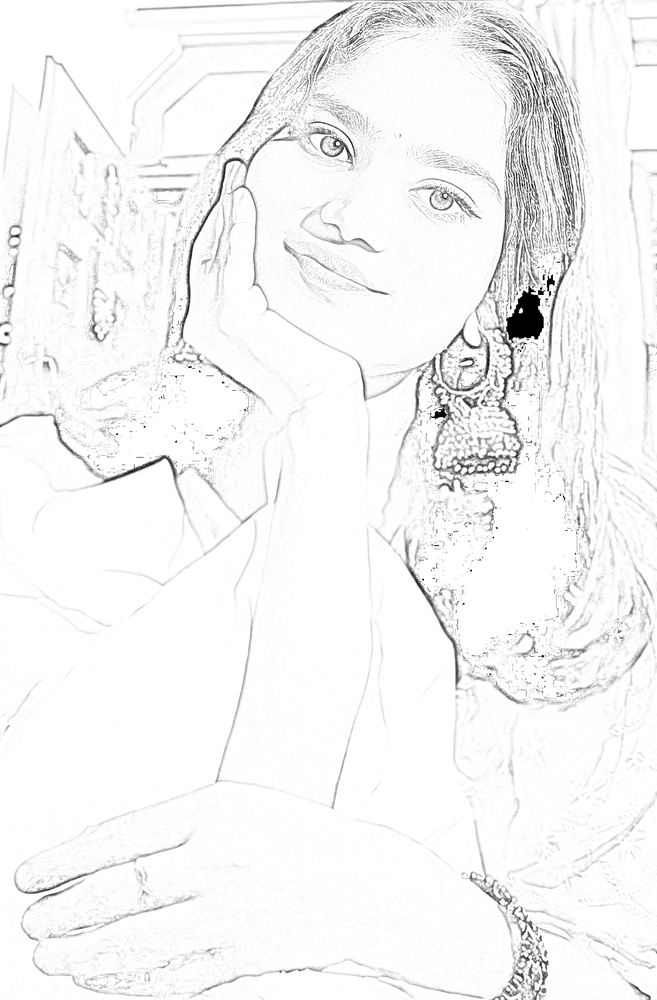
#> input picture server/sketch_Y.1.jpg, 657 x 1000 px, shrunk from 1426 x 2170 before the run
$ python -i sketch.py   (imports and definitions only)
#> lines starting #> are read from the running program, lines starting #| are printed output that depends on the picture
### server/utils/file_handler.py
import os
import uuid

def get_processed_path(filename="processed.png"):
    base = "temp_outputs"
    os.makedirs(base, exist_ok=True)
    return os.path.join(base, f"{uuid.uuid4().hex}_{filename}")

### server/utils/sketch.py
import cv2
import numpy as np
from PIL import Image
import io
from utils.file_handler import get_processed_path

def generate_sketch(uploaded_file):
#> called with uploaded_file = '../sketch_Y.1.jpg'
    image = Image.open(uploaded_file).convert("RGB")
    img = np.array(image)

    gray = cv2.cvtColor(img, cv2.COLOR_RGB2GRAY)
#> gray is the input picture: shape (1000, 657); min 0, max 255, mean 244.9
    inv = 255 - gray
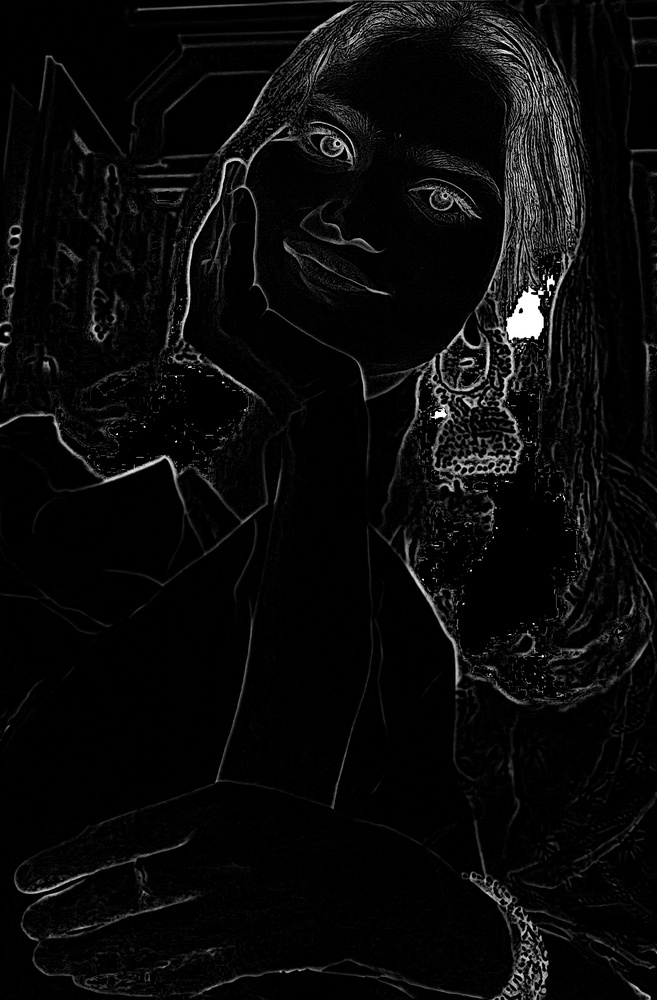
#> inv: shape (1000, 657); min 0, max 255, mean 10.1
    blur = cv2.GaussianBlur(inv, (21, 21), 0)
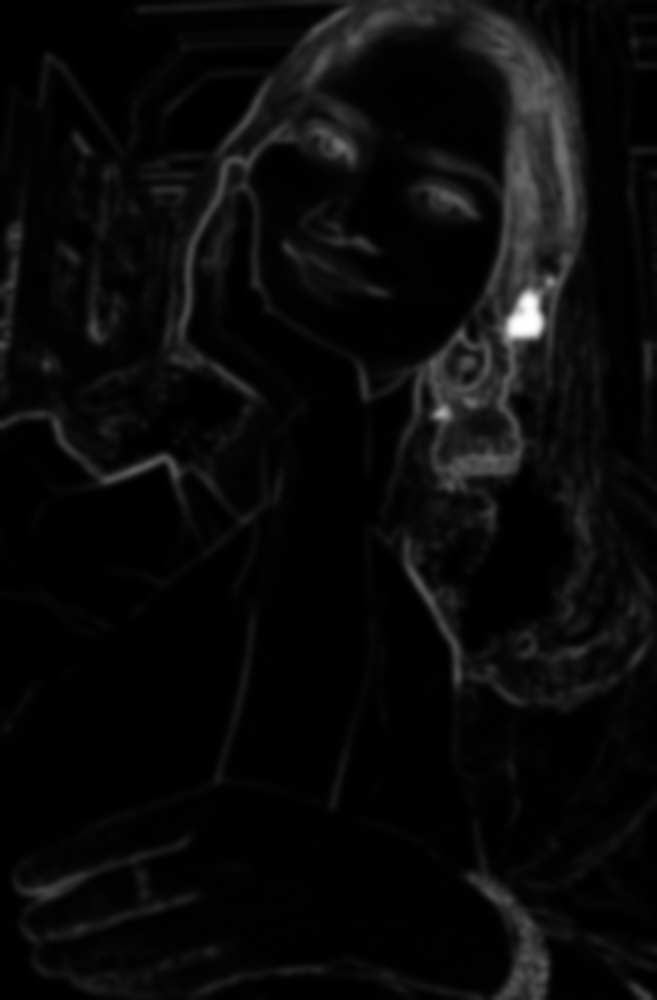
#> blur: shape (1000, 657); min 0, max 255, mean 10
    sketch = cv2.divide(gray, 255 - blur, scale=256)
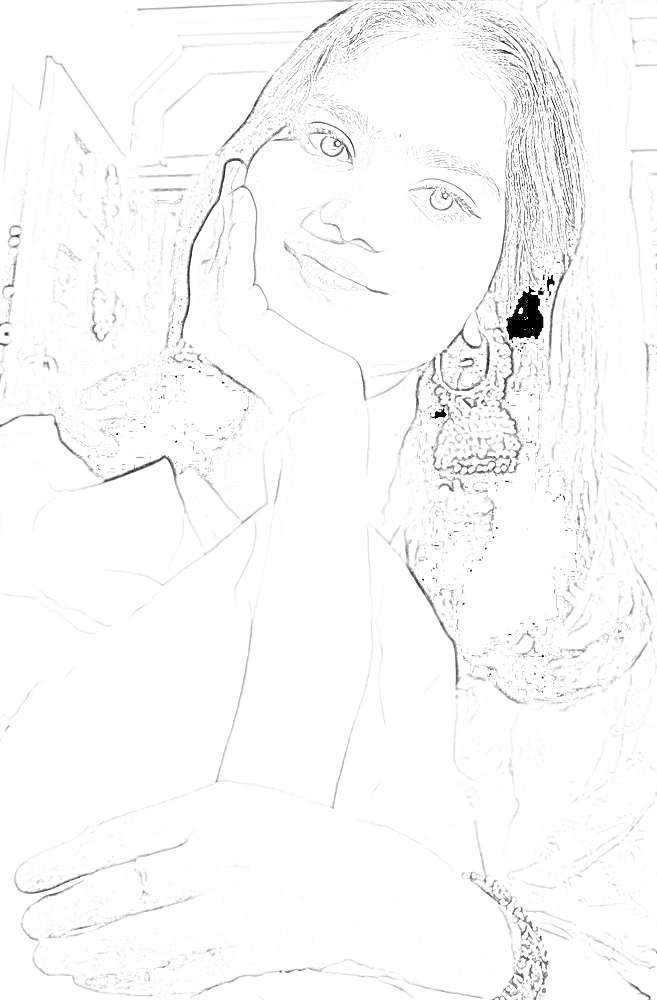
#> sketch: shape (1000, 657); min 0, max 255, mean 249.9

    sketch_colored = cv2.cvtColor(sketch, cv2.COLOR_GRAY2RGB)

    output_path = get_processed_path()
    cv2.imwrite(output_path, sketch_colored)

    return output_path

>>> result = generate_sketch('../sketch_Y.1.jpg')

$ run again, on server/sketch_y3.jpg
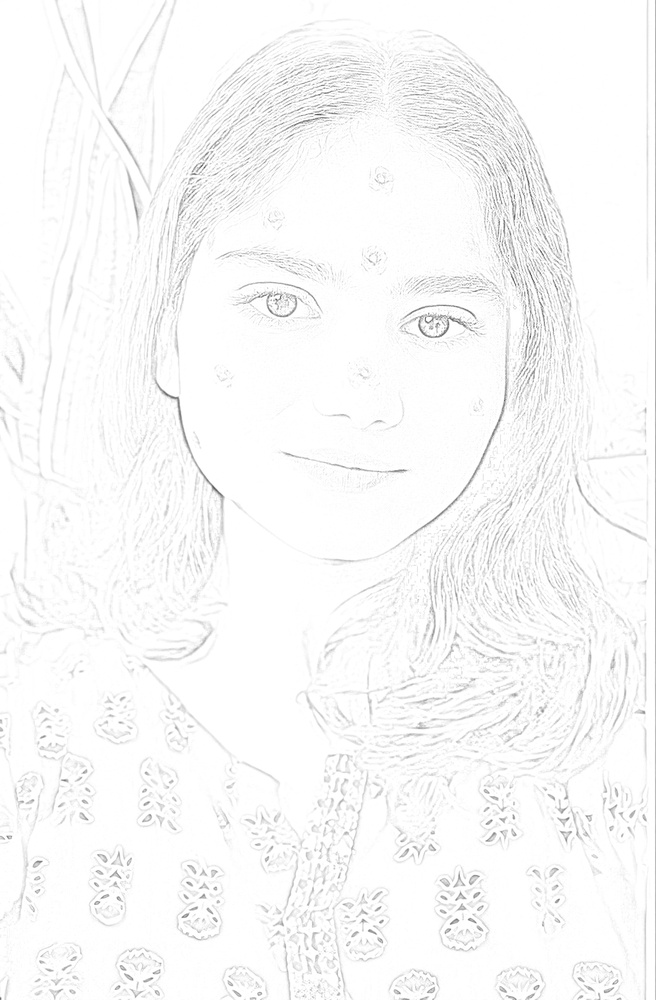
#> input picture server/sketch_y3.jpg, 656 x 1000 px, shrunk from 1595 x 2431 before the run
#> in generate_sketch, gray is the input picture: shape (1000, 656); min 84, max 255, mean 248.8
#> in generate_sketch, `inv = 255 - gray`:
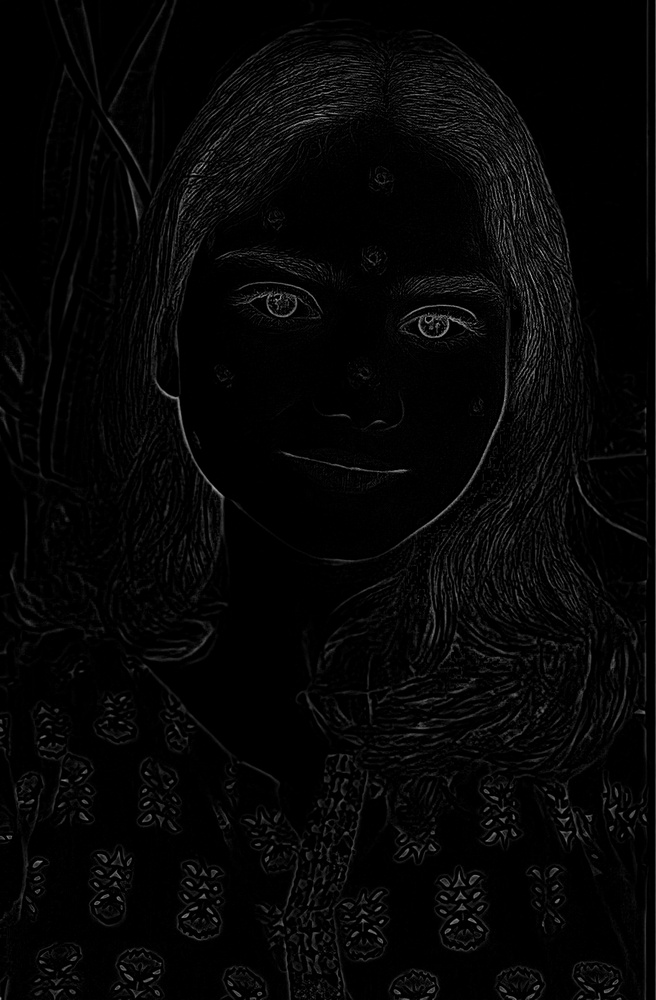
#> inv: shape (1000, 656); min 0, max 171, mean 6.2
